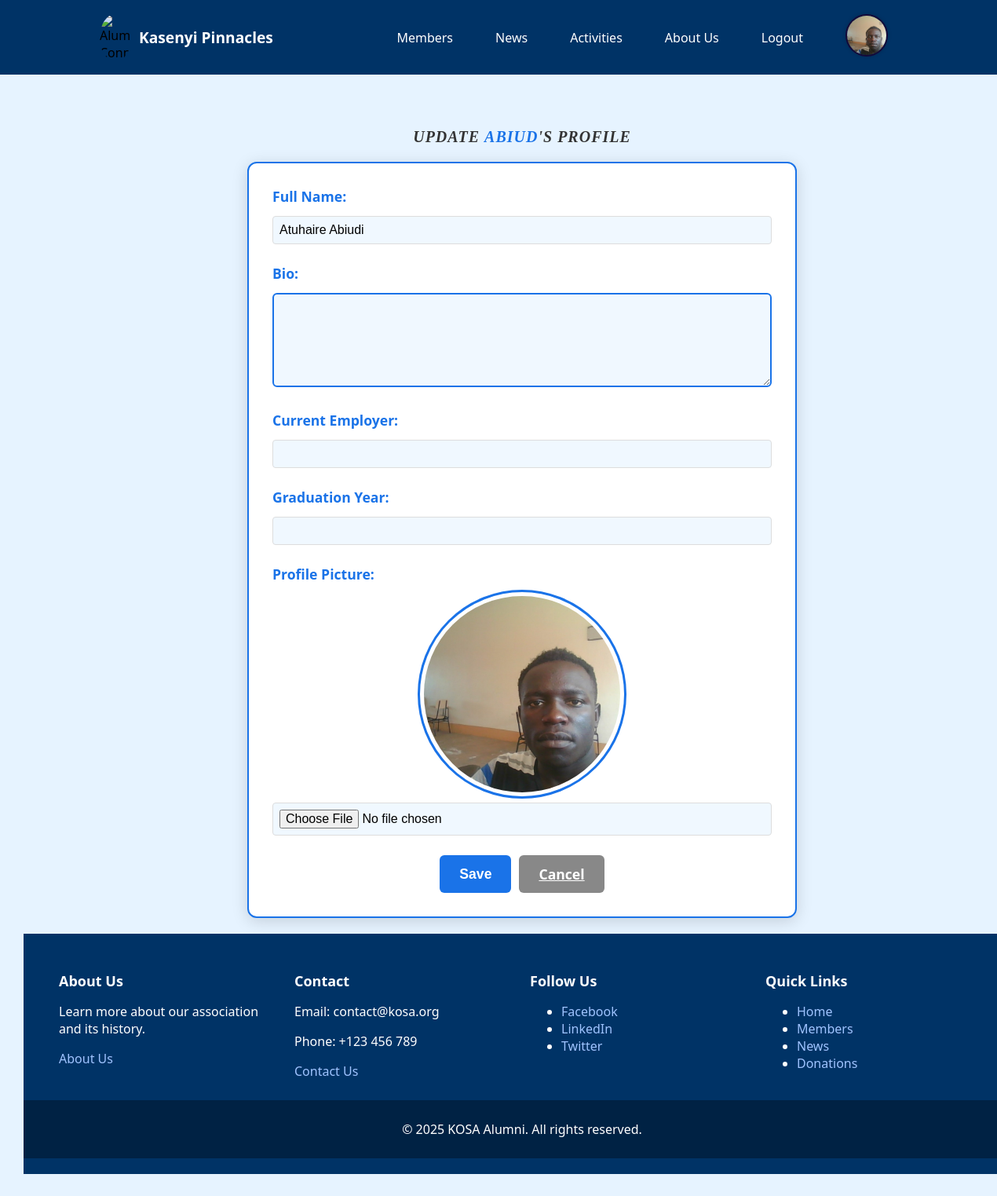
The page /members/profile/edit/ (signed in) on the database its author committed.
### members_app/models.py (models this page shows, shortened)
class Profile(models.Model):
    full_name = models.TextField(max_length=50, blank=True)
    user = models.OneToOneField(User, on_delete=models.CASCADE)
    bio = models.TextField(max_length=500, blank=True)
    current_employer= models.TextField(max_length=5, blank=True)
    graduation_year = models.PositiveIntegerField(null=True, blank=True)
    profile_picture = models.ImageField(upload_to='profile_images/',default='profile_images/Avatar.jpg',null=True, blank=True)

### members_app/views.py (the view, shortened to what this page needs)
# urls.py: path('profile/edit/', views.profile_edit_view, name='profile_edit'),
@login_required(login_url="/")
def profile_edit_view(request):
    profile = get_object_or_404(Profile, user=request.user)
    return render(request, 'profile_edit.html', {
        'profile': profile,
        'current_user_profile': request.user.profile  # Add logged-in user's profile
    })

### templates/profile_edit.html (shortened to what this page needs)
{% extends 'base.html' %}
{% load static %}
{% block content %}
    <h1>Update <span class="username">{{ user.username }}</span>'s profile</h1>
    <form method="post" enctype="multipart/form-data">
        <div class="form-group">
            <label for="full_name">Full Name:</label>
            <input type="text" name="full_name" id="full_name" value="{{ profile.full_name }}" class="form-control">
        </div>
        <div class="form-group">
            <label for="bio">Bio:</label>
            <textarea name="bio" id="bio" class="form-control">{{ profile.bio }}</textarea>
        </div>
        <div class="form-group">
            <label for="current_employer">Current Employer:</label>
            <input type="text" name="current_employer" id="current_employer" value="{{ profile.current_employer }}" class="form-control">
        </div>
        <div class="form-group">
            <label for="graduation_year">Graduation Year:</label>
            <input type="number" name="graduation_year" id="graduation_year" value="{{ profile.graduation_year }}" class="form-control">
        </div>
        <div class="form-group">
            <label for="profile_picture">Profile Picture:</label>
            <div>
                {% if profile.profile_picture %}
                    <img src="{{ profile.profile_picture.url }}" id="current-profile-picture" alt="Current profile picture">
                {% else %}
                    <img src="{% static 'images/Avatar.jpg' %}" id="current-profile-picture" alt="Default profile picture">
                {% endif %}
            </div>
            <input type="file" name="profile_picture" id="profile_picture" class="form-control" accept="image/*">
        </div>
        <div class="button-container">
            <button type="submit" class="btn btn-primary">Save</button>
            <a href="{% url 'members:profile' user_id=request.user.id %}" class="btn btn-secondary">Cancel</a>
        </div>
    </form>
{% endblock %}

### templates/base.html (shortened to what this page needs)
<!DOCTYPE html>
<html lang="en">
  <head>
    {% load cloudinary %}
    {% load static %}
    <link rel="stylesheet" href="{% static 'css/style.css' %}?v=1.1" />
  </head>
  <body>
    {% if user.is_authenticated %}
      <nav>
        <div class="container">
          <div class="nav-brand">
            <img src="{% static 'images/logo.png' %}" alt="Alumni Connect" class="logo" />
            <span>Kasenyi Pinnacles</span>
          </div>
          <div class="nav-links">
            <a href="{% url 'members:member_list' %}" class="nav-link">Members</a>
            <a href="{% url 'news:news_list' %}" class="nav-link">News</a>
            <a href="{% url 'activities:activities' %}" class="nav-link">Activities</a>
            <a href="{% url 'about:about_us'%}" class="nav-link">About Us</a>
            <a href="{% url 'logout' %}" class="nav-link">Logout</a>
            <a href="{% url 'members:profile_edit' %}" class="nav-link">
              {% if current_user_profile.profile_picture %}
                <img src="{{ current_user_profile.profile_picture.url }}" class="profile-pic" alt="Your profile" onerror="this.onerror=null;src='/static/images/Avatar.jpg'" />
              {% else %}
                <img src="/static/images/Avatar.jpg" class="profile-pic" alt="Your profile" />
              {% endif %}
            </a>
          </div>
        </div>
      </nav>
    {% endif %}
    <div class="container">
      {% block content %}
      {% endblock %}
    </div>
  </body>
  <footer class="kosa-footer">
    <div class="footer-container">
        <div class="footer-section">
            <h3>About Us</h3>
            <p>Learn more about our association and its history.</p>
            <a href="/about/">About Us</a>
        </div>
        <div class="footer-section">
            <h3>Contact</h3>
            <p>Email: contact@kosa.org</p>
            <p>Phone: +123 456 789</p>
            <a href="/contact/">Contact Us</a>
        </div>
        <div class="footer-section">
            <h3>Follow Us</h3>
            <ul class="social-links">
                <li><a href="https://facebook.com/kosa" target="_blank">Facebook</a></li>
                <li><a href="https://linkedin.com/company/kosa" target="_blank">LinkedIn</a></li>
                <li><a href="https://twitter.com/kosa" target="_blank">Twitter</a></li>
            </ul>
        </div>
        <div class="footer-section">
            <h3>Quick Links</h3>
            <ul>
                <li><a href="/">Home</a></li>
                <li><a href="/members/">Members</a></li>
                <li><a href="/news/">News</a></li>
                <li><a href="/donations/">Donations</a></li>
            </ul>
        </div>
    </div>
    <div class="footer-bottom">
        <p>&copy; 2025 KOSA Alumni. All rights reserved.</p>
    </div>
</footer>
</html>

### static/css/style.css (style rules this page uses)
body { font-family: Arial, sans-serif; margin: 0; padding: 0; background-color: #f4f4f4; }
html, body { overflow-x: hidden; width: 100%; }
img { max-width: 100%; height: auto; }
.container { width: 80%; margin: 0 auto; padding: 120px 20px 20px; max-width: 100%; overflow-x: auto; }
.container h1 { color: #333; margin-bottom: 20px; font-size: 20px; font-family: "Montserrat"; font-style: italic; font-size: 20px; text-align: center; }
nav { background-color: #003366; padding: 10px 0; position: fixed; top: 0; left: 0; width: 100%; z-index: 1000; }
nav .container { display: flex; justify-content: space-between; align-items: center; padding: 0 20px; }
.nav-brand { display: flex; align-items: center; }
.nav-brand .logo { max-width: 40px; height: auto; margin-right: 10px; border-radius: 50%; }
.nav-brand span { color: #fff; font-size: 1.2rem; font-weight: bold; }
.nav-links { display: flex; align-items: center; }
.nav-links a { color: #fff; text-decoration: none; margin-left: 30px; padding: 8px 12px; border-radius: 4px; }
.form-group { margin-bottom: 15px; }
.form-group label { display: block; margin-bottom: 5px; color: #555; }
.form-group input { width: 100%; padding: 8px; border: 1px solid #ddd; border-radius: 4px; box-sizing: border-box; }
button { background-color: #333; color: #fff; padding: 10px 20px; border: none; border-radius: 4px; cursor: pointer; }
.profile-pic { width: 50px; height: 50px; border-radius: 50%; object-fit: cover; border: 2px solid #140938; box-shadow: 0 0 5px rgba(0, 0, 0, 0.2); }
form { display: flex; flex-direction: column; }
.form-control { width: 50%; padding: 10px; margin-top: 5px; border: 1px solid #ccc; border-radius: 5px; font-size: 16px; }
.username { color: #1a73e8; font-weight: 600; }
body { font-family: 'Segoe UI', Tahoma, Geneva, Verdana, sans-serif; background-color: #e6f3ff; margin: 0; padding: 30px; }
h1 { color: #1a73e8; text-align: center; font-size: 2.5em; margin-bottom: 40px; text-transform: uppercase; letter-spacing: 1px; }
form { max-width: 700px; margin: 0 auto; background: #ffffff; padding: 30px; border-radius: 12px; box-shadow: 0 4px 20px rgba(0, 0, 0, 0.15); border: 2px solid #1a73e8; width: 100%; box-sizing: border-box; }
.form-group { margin-bottom: 25px; }
.form-group label { display: block; font-weight: 600; color: #1a73e8; margin-bottom: 8px; font-size: 1.1em; }
.form-control { width: 100%; padding: 12px; border: 2px solid #1a73e8; border-radius: 6px; font-size: 1em; background-color: #f0f8ff; box-sizing: border-box; transition: all 0.3s ease; }
textarea.form-control { min-height: 120px; resize: vertical; }
.button-container { display: flex; justify-content: center; gap: 10px; flex-wrap: wrap; }
.btn { padding: 12px 25px; border: none; border-radius: 6px; font-size: 1.1em; font-weight: bold; cursor: pointer; transition: transform 0.2s, background-color 0.3s; box-sizing: border-box; }
.btn-primary { background-color: #1a73e8; color: #fff; }
.btn-secondary { background-color: #888; color: #fff; }
#current-profile-picture, #preview-image { max-width: 250px; width: 100%; height: auto; border-radius: 50%; border: 3px solid #1a73e8; padding: 5px; background-color: #fff; transition: border-color 0.3s; display: block; margin: 0 auto; object-fit: cover; aspect-ratio: 1 / 1; }
.kosa-footer { background-color: #003366; color: white; padding: 20px 0; }
.footer-container { display: flex; flex-wrap: wrap; justify-content: space-around; max-width: 1200px; margin: 0 auto; }
.footer-section { flex: 1 1 250px; padding: 10px; }
.footer-section h3 { color: #ffffff; font-size: 18px; margin-bottom: 10px; }
.footer-section a { color: #a0c4ff; text-decoration: none; }
.footer-bottom { text-align: center; padding: 10px; background-color: #002244; color: white; margin-top: 10px; }
h1 { text-align: center; font-size: 2.5rem; color: #2c3e50; margin-bottom: 30px; }

### rows shown on the page
Profile: profile_picture (picture), full_name "Atuhaire Abiudi"

### other values the page prints
{{ user.username }} "ABIUD"
